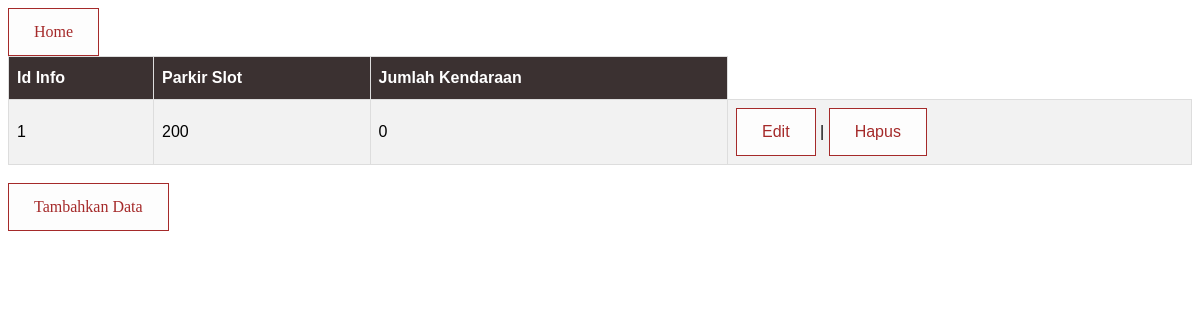
/infoParkir/read.php, run on an earlier commit of the app's database.
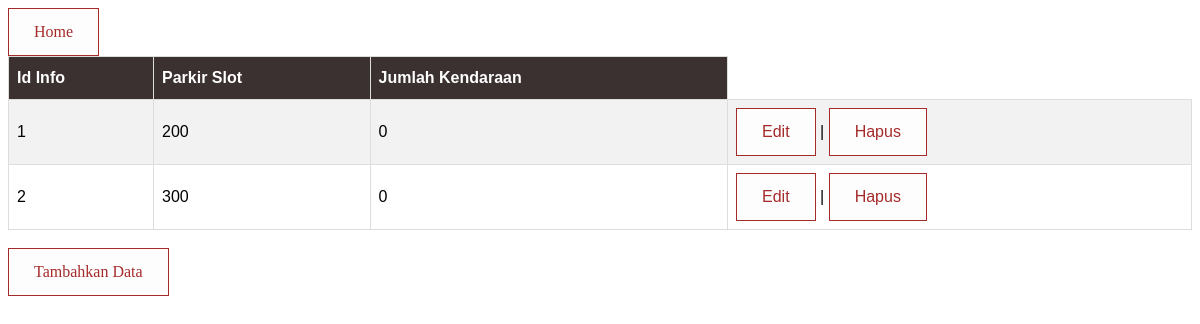
And on a later commit of the database.
### tables this page shows
CREATE TABLE `infoparkir` (
  `idInfo` int(11) NOT NULL,
  `parkirSlot` int(11) NOT NULL,
  `jumlahKendaraan` int(11) NOT NULL
);

### infoParkir/read.php (the view, shortened to what this page needs)
<?php
include '../connect.php';
$query = "SELECT *
          FROM infoparkir
          ORDER BY idInfo ASC";
$result = mysqli_query($connect, $query);
$num = mysqli_num_rows($result);
?>
<!DOCTYPE html>
<html>
  <head>
  </head>
  <body>
  <a href="../index.php">Home</a>
  <br>
    <table id="tabel">
      <tr>
        <th>Id Info</th>
        <th>Parkir Slot</th>
        <th>Jumlah Kendaraan</th>
      </tr>
      <?php
      if ($num > 0)
      {
           while ($data = mysqli_fetch_assoc($result)) { ?>
           <tr>
            <td> <?php echo $data['idInfo'] ?> </td>
            <td> <?php echo $data['parkirSlot'] ?> </td>
            <td> <?php echo $data['jumlahKendaraan'] ?> </td>
            <td>
            <a href="form-update.php?idInfo=<?php echo $data['idInfo']; ?>">Edit </a> |
            <a href="delete.php?idInfo=<?php echo $data['idInfo']; ?>" onclick="return confirm('Anda yakin ingin menghapus data?')"> Hapus </a>
          </td>
        </tr>
            <?php
            }
      }
      else
      {
        echo "<tr><td colspan = '7'> Tidak ada data </td></tr>";
      }
      ?>
    </table><br>
  <a href="form-create.php">Tambahkan Data   </a>
  </body>
</html>

What changed in the data, as far as the page shows it:
added infoparkir: idInfo "2", parkirSlot "300", jumlahKendaraan "0"
